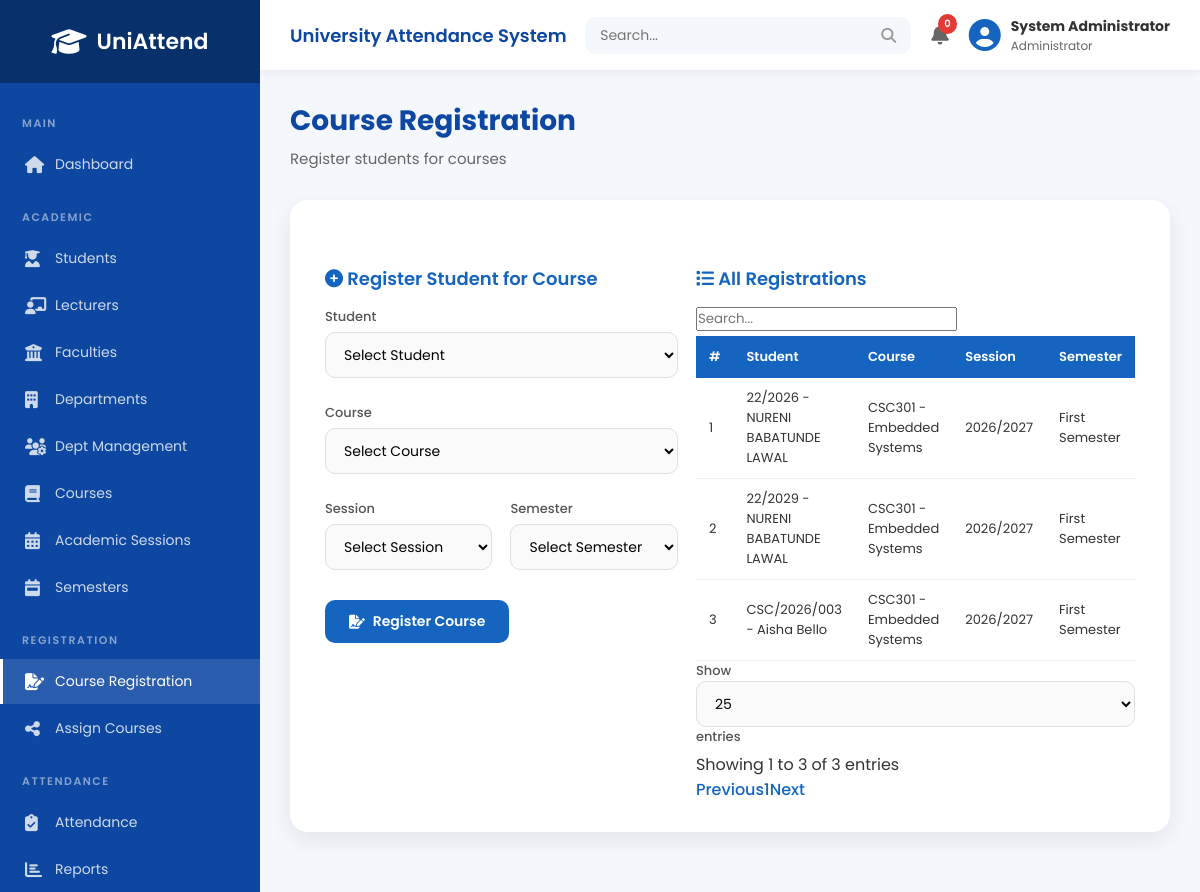
The page /admin/register_course.php (signed in) on the database its author committed.
### tables this page shows
CREATE TABLE `course_registrations` (
  `id` int(11) NOT NULL,
  `student_id` int(11) NOT NULL,
  `course_id` int(11) NOT NULL,
  `academic_session_id` int(11) NOT NULL,
  `semester_id` int(11) NOT NULL,
  `registered_at` timestamp NOT NULL DEFAULT current_timestamp()
);

CREATE TABLE `students` (
  `id` int(11) NOT NULL,
  `matric_no` varchar(50) NOT NULL,
  `fullname` varchar(150) NOT NULL,
  `email` varchar(150) DEFAULT NULL,
  `password` varchar(255) NOT NULL,
  `phone` varchar(20) DEFAULT NULL,
  `gender` enum('Male','Female') DEFAULT NULL,
  `department_id` int(11) NOT NULL,
  `level` varchar(20) NOT NULL,
  `academic_session_id` int(11) NOT NULL,
  `fingerprint_id` int(11) DEFAULT NULL,
  `rfid_uid` varchar(100) DEFAULT NULL,
  `passport` varchar(255) DEFAULT NULL,
  `status` enum('Active','Inactive') DEFAULT 'Active',
  `created_at` timestamp NOT NULL DEFAULT current_timestamp()
);

CREATE TABLE `courses` (
  `id` int(11) NOT NULL,
  `department_id` int(11) NOT NULL,
  `course_code` varchar(20) NOT NULL,
  `course_title` varchar(150) NOT NULL,
  `course_unit` int(11) NOT NULL,
  `level` varchar(20) NOT NULL,
  `semester_id` int(11) NOT NULL,
  `created_at` timestamp NOT NULL DEFAULT current_timestamp()
);

CREATE TABLE `academic_sessions` (
  `id` int(11) NOT NULL,
  `session_name` varchar(20) NOT NULL,
  `created_at` timestamp NOT NULL DEFAULT current_timestamp()
);

CREATE TABLE `semesters` (
  `id` int(11) NOT NULL,
  `semester_name` varchar(50) NOT NULL,
  `created_at` timestamp NOT NULL DEFAULT current_timestamp()
);

### admin/register_course.php (the view, shortened to what this page needs)
<?php
require_once __DIR__ . '/../php/db_connect.php';
$registrations = mysqli_query($conn, "SELECT r.id, s.fullname, s.matric_no, c.course_code, c.course_title, a.session_name, sm.semester_name FROM course_registrations r JOIN students s ON r.student_id = s.id JOIN courses c ON r.course_id = c.id JOIN academic_sessions a ON r.academic_session_id = a.id JOIN semesters sm ON r.semester_id = sm.id ORDER BY r.id DESC");
include "includes/header.php";
include "includes/sidebar.php";
include "includes/navbar.php";
?>
<div class="main-content">
<div class="page-title"><h1>Course Registration</h1><p>Register students for courses</p></div>
<div class="form-box">
<div class="form-row">
<form method="POST">
<h3><i class="fas fa-plus-circle"></i> Register Student for Course</h3>
<label>Student</label>
<select name="student_id" required>
<option value="">Select Student</option>
</select>
<br><br>
<label>Course</label>
<select name="course_id" required>
<option value="">Select Course</option>
</select>
<br><br>
<div class="form-row">
<div><label>Session</label><select name="academic_session_id" required>
<option value="">Select Session</option>
</select></div>
<div><label>Semester</label><select name="semester_id" required>
<option value="">Select Semester</option>
</select></div>
</div>
<br>
<button type="submit" class="btn btn-primary"><i class="fas fa-file-signature"></i> Register Course</button>
</form>
<div>
<h3><i class="fas fa-list"></i> All Registrations</h3>
<div class="table-wrap">
<table class="datatable">
<thead><tr><th>#</th><th>Student</th><th>Course</th><th>Session</th><th>Semester</th></tr></thead>
<tbody>
<?php $i=1; while ($r = mysqli_fetch_assoc($registrations)) { ?>
<tr>
<td><?php echo $i++; ?></td>
<td><?php echo $r['matric_no'] . " - " . $r['fullname']; ?></td>
<td><?php echo $r['course_code'] . " - " . $r['course_title']; ?></td>
<td><?php echo $r['session_name']; ?></td>
<td><?php echo $r['semester_name']; ?></td>
</tr>
<?php } ?>
</tbody>
</table>
</div>
</div>
</div>
</div>
</div>
<?php include "includes/footer.php"; ?>

### admin/assets/css/style.css (style rules this page uses)
:root { --primary: #1565c0; --primary-dark: #0d47a1; --primary-light: #42a5f5; --sidebar-bg: #0d47a1; --sidebar-dark: #08306b; --success: #4caf50; --success-bg: #e8f5e9; --success-text: #2e7d32; --danger: #e53935; --danger-bg: #ffebee; --danger-text: #c62828; --warning: #fb8c00; --warning-bg: #fff3e0; --warning-text: #e65100; --info: #2196f3; --info-bg: #e3f2fd; --info-text: #1565c0; --purple: #8e24aa; --dark: #37474f; --bg: #f4f7fc; --card-bg: #ffffff; --text: #333; --text-light: #666; --border: #e0e0e0; --radius: 18px; --radius-sm: 10px; --shadow: 0 8px 25px rgba(0,0,0,.08); --shadow-hover: 0 12px 35px rgba(0,0,0,.12); --transition: .3s; }
* { margin:0; padding:0; box-sizing:border-box; font-family:'Poppins',sans-serif; }
body { background:var(--bg); color:var(--text); min-height:100vh; }
.main-content { margin-left:260px; padding:30px; width:calc(100% - 260px); }
.page-title { margin-bottom:25px; }
.page-title h1 { font-size:28px; font-weight:700; color:var(--primary-dark); }
.page-title p { margin-top:5px; color:var(--text-light); font-size:15px; }
.form-box { max-width:1100px; margin:30px auto; background:var(--card-bg); padding:30px 35px; border-radius:var(--radius); box-shadow:var(--shadow); }
.form-box h3 { font-size:18px; font-weight:600; color:var(--primary); margin:25px 0 15px; padding-top:10px; }
.form-box label { display:block; font-weight:500; font-size:13px; color:#555; margin-bottom:5px; }
.form-box input[type="text"], .form-box input[type="email"], .form-box input[type="password"], .form-box input[type="number"], .form-box input[type="date"], .form-box input[type="tel"], .form-box select { width:100%; padding:11px 14px; border:1.5px solid var(--border); border-radius:var(--radius-sm); font-size:14px; outline:none; transition:var(--transition); background:#fafafa; }
.form-row { display:grid; grid-template-columns:1fr 1fr; gap:18px; }
.btn { display:inline-flex; align-items:center; gap:8px; padding:11px 24px; border:none; border-radius:var(--radius-sm); font-size:14px; font-weight:600; cursor:pointer; transition:var(--transition); text-decoration:none; }
.btn-primary { background:var(--primary); color:#fff; }
.form-box .btn { margin-top:5px; }
.table-wrap { overflow-x:auto; margin-top:15px; }
.form-box table, .dashboard-box table { width:100%; border-collapse:collapse; font-size:13px; }
.form-box table th, .dashboard-box table th { background:var(--primary); color:#fff; padding:11px 13px; text-align:left; font-weight:600; white-space:nowrap; }
.form-box table td, .dashboard-box table td { padding:10px 13px; border-bottom:1px solid #eee; vertical-align:middle; }
.fade-in { animation:fadeIn .4s ease; }

### rows shown on the page
course_registrations: student.matric_no "22/2026", student.fullname "NURENI BABATUNDE LAWAL", course.course_code "CSC301", course.course_title "Embedded Systems", academic_session.session_name "2026/2027", semester.semester_name "First Semester"
course_registrations: student.matric_no "22/2029", student.fullname "NURENI BABATUNDE LAWAL", course.course_code "CSC301", course.course_title "Embedded Systems", academic_session.session_name "2026/2027", semester.semester_name "First Semester"
course_registrations: student.matric_no "CSC/2026/003", student.fullname "Aisha Bello", course.course_code "CSC301", course.course_title "Embedded Systems", academic_session.session_name "2026/2027", semester.semester_name "First Semester"

### other values the page prints
$_SESSION['fullname'] "System Administrator"
